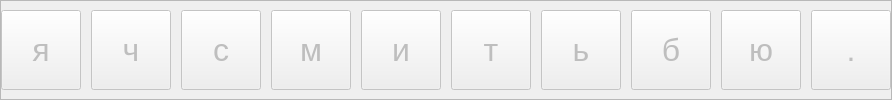
                  <widget class="QFrame" name="line_3">
                   <property name="sizePolicy">
                    <sizepolicy hsizetype="Minimum" vsizetype="Fixed">
                     <horstretch>0</horstretch>
                     <verstretch>0</verstretch>
                    </sizepolicy>
                   </property>
                   <property name="maximumSize">
                    <size>
                     <width>16777215</width>
                     <height>100</height>
                    </size>
                   </property>
                   <property name="frameShape">
                    <enum>QFrame::StyledPanel</enum>
                   </property>
                   <property name="frameShadow">
                    <enum>QFrame::Raised</enum>
                   </property>
                   <layout class="QHBoxLayout" name="horizontalLayout_6">
                    <property name="spacing">
                     <number>10</number>
                    </property>
                    <property name="leftMargin">
                     <number>0</number>
                    </property>
                    <property name="topMargin">
                     <number>5</number>
                    </property>
                    <property name="rightMargin">
                     <number>0</number>
                    </property>
                    <property name="bottomMargin">
                     <number>5</number>
                    </property>
                    <item>
                     <widget class="QPushButton" name="btn_z">
                      <property name="enabled">
                       <bool>false</bool>
                      </property>
                      <property name="minimumSize">
                       <size>
                        <width>80</width>
                        <height>80</height>
                       </size>
                      </property>
                      <property name="maximumSize">
                       <size>
                        <width>80</width>
                        <height>80</height>
                       </size>
                      </property>
                      <property name="font">
                       <font>
                        <pointsize>24</pointsize>
                       </font>
                      </property>
                      <property name="text">
                       <string>я</string>
                      </property>
                     </widget>
                    </item>
                    <item>
                     <widget class="QPushButton" name="btn_x">
                      <property name="enabled">
                       <bool>false</bool>
                      </property>
                      <property name="minimumSize">
                       <size>
                        <width>80</width>
                        <height>80</height>
                       </size>
                      </property>
                      <property name="maximumSize">
                       <size>
                        <width>80</width>
                        <height>80</height>
                       </size>
                      </property>
                      <property name="font">
                       <font>
                        <pointsize>24</pointsize>
                       </font>
                      </property>
                      <property name="text">
                       <string>ч</string>
                      </property>
                     </widget>
                    </item>
                    <item>
                     <widget class="QPushButton" name="btn_c">
                      <property name="enabled">
                       <bool>false</bool>
                      </property>
                      <property name="minimumSize">
                       <size>
                        <width>80</width>
                        <height>80</height>
                       </size>
                      </property>
                      <property name="maximumSize">
                       <size>
                        <width>80</width>
                        <height>80</height>
                       </size>
                      </property>
                      <property name="font">
                       <font>
                        <pointsize>24</pointsize>
                       </font>
                      </property>
                      <property name="text">
                       <string>с</string>
                      </property>
                     </widget>
                    </item>
                    <item>
                     <widget class="QPushButton" name="btn_v">
                      <property name="enabled">
                       <bool>false</bool>
                      </property>
                      <property name="minimumSize">
                       <size>
                        <width>80</width>
                        <height>80</height>
                       </size>
                      </property>
                      <property name="maximumSize">
                       <size>
                        <width>80</width>
                        <height>80</height>
                       </size>
                      </property>
                      <property name="font">
                       <font>
                        <pointsize>24</pointsize>
                       </font>
                      </property>
                      <property name="text">
                       <string>м</string>
                      </property>
                     </widget>
                    </item>
                    <item>
                     <widget class="QPushButton" name="btn_b">
                      <property name="enabled">
                       <bool>false</bool>
                      </property>
                      <property name="minimumSize">
                       <size>
                        <width>80</width>
                        <height>80</height>
                       </size>
                      </property>
                      <property name="maximumSize">
                       <size>
                        <width>80</width>
                        <height>80</height>
                       </size>
                      </property>
                      <property name="font">
                       <font>
                        <pointsize>24</pointsize>
                       </font>
                      </property>
                      <property name="text">
                       <string>и</string>
                      </property>
                     </widget>
                    </item>
                    <item>
                     <widget class="QPushButton" name="btn_n">
                      <property name="enabled">
                       <bool>false</bool>
                      </property>
                      <property name="minimumSize">
                       <size>
                        <width>80</width>
                        <height>80</height>
                       </size>
                      </property>
                      <property name="maximumSize">
                       <size>
                        <width>80</width>
                        <height>80</height>
                       </size>
                      </property>
                      <property name="font">
                       <font>
                        <pointsize>24</pointsize>
                       </font>
                      </property>
                      <property name="text">
                       <string>т</string>
                      </property>
                     </widget>
                    </item>
                    <item>
                     <widget class="QPushButton" name="btn_m">
                      <property name="enabled">
                       <bool>false</bool>
                      </property>
                      <property name="minimumSize">
                       <size>
                        <width>80</width>
                        <height>80</height>
                       </size>
                      </property>
                      <property name="maximumSize">
                       <size>
                        <width>80</width>
                        <height>80</height>
                       </size>
                      </property>
                      <property name="font">
                       <font>
                        <pointsize>24</pointsize>
                       </font>
                      </property>
                      <property name="text">
                       <string>ь</string>
                      </property>
                     </widget>
                    </item>
                    <item>
                     <widget class="QPushButton" name="btn_comma">
                      <property name="enabled">
                       <bool>false</bool>
                      </property>
                      <property name="minimumSize">
                       <size>
                        <width>80</width>
                        <height>80</height>
                       </size>
                      </property>
                      <property name="maximumSize">
                       <size>
                        <width>80</width>
                        <height>80</height>
                       </size>
                      </property>
                      <property name="font">
                       <font>
                        <pointsize>24</pointsize>
                       </font>
                      </property>
                      <property name="text">
                       <string>б</string>
                      </property>
                     </widget>
                    </item>
                    <item>
                     <widget class="QPushButton" name="btn_dot">
                      <property name="enabled">
                       <bool>false</bool>
                      </property>
                      <property name="minimumSize">
                       <size>
                        <width>80</width>
                        <height>80</height>
                       </size>
                      </property>
                      <property name="maximumSize">
                       <size>
                        <width>80</width>
                        <height>80</height>
                       </size>
                      </property>
                      <property name="font">
                       <font>
                        <pointsize>24</pointsize>
                       </font>
                      </property>
                      <property name="text">
                       <string>ю</string>
                      </property>
                     </widget>
                    </item>
                    <item>
                     <widget class="QPushButton" name="btn_slash">
                      <property name="enabled">
                       <bool>false</bool>
                      </property>
                      <property name="minimumSize">
                       <size>
                        <width>80</width>
                        <height>80</height>
                       </size>
                      </property>
                      <property name="maximumSize">
                       <size>
                        <width>80</width>
                        <height>80</height>
                       </size>
                      </property>
                      <property name="font">
                       <font>
                        <pointsize>24</pointsize>
                       </font>
                      </property>
                      <property name="text">
                       <string>.</string>
                      </property>
                     </widget>
                    </item>
                   </layout>
                  </widget>
